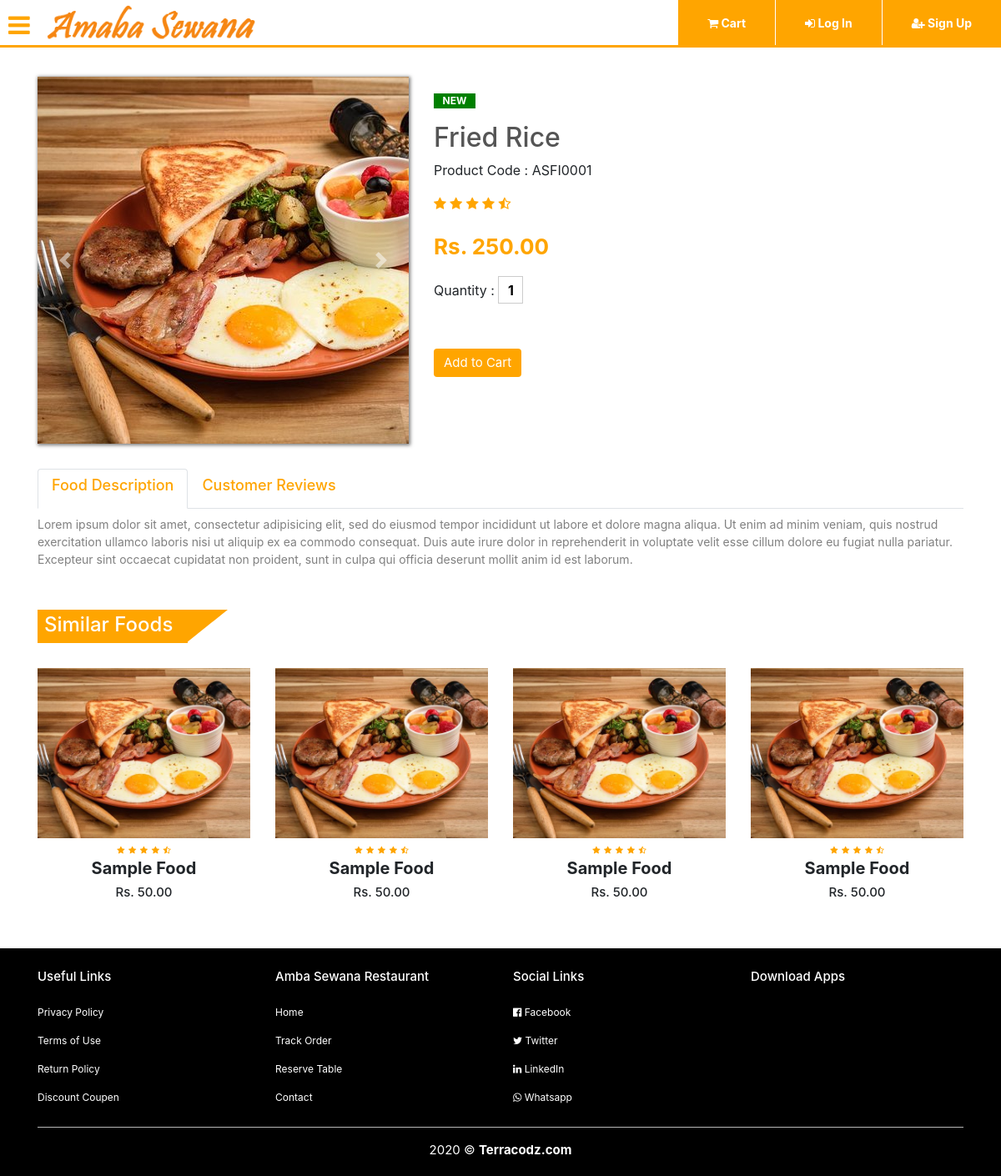
Page /restaurant/product.php?id=5 on the committed database.
### tables this page shows
CREATE TABLE `foods` (
  `id` int(11) NOT NULL,
  `name` varchar(50) NOT NULL,
  `cat_id` int(11) NOT NULL,
  `price` varchar(255) NOT NULL,
  `thumbnail` varchar(255) NOT NULL,
  `description` varchar(500) NOT NULL,
  `qty` int(11) NOT NULL
);

### restaurant/product.php (the view, shortened to what this page needs)
<?php include('inc/connection.php'); ?>
<?php include('inc/product_nav.php'); ?>
<?php
if (isset($_GET['id']) && !empty($_GET['id'])) {
	$id = $_GET['id'];
	$foodsql = "SELECT * FROM foods WHERE id = $id";
	$result = mysqli_query($connection, $foodsql);
	$foodrow = mysqli_fetch_assoc($result);
}else{
	header('Location:foods.php');
}
 ?>
<section class="single-product">
	<div class="container">
		<div class="row">
			<div class="col-md-5">
				<div id="product-slider" class="carousel slide" data-ride="carousel">
				  <div class="carousel-inner">
				    <div class="carousel-item active">
				      <img src="<?=$foodrow['thumbnail']?>" class="d-block" alt="...">
				    </div>
				  </div>
				  <a class="carousel-control-prev" href="#product-slider" role="button" data-slide="prev">
				    <span class="carousel-control-prev-icon" aria-hidden="true"></span>
				  </a>
				  <a class="carousel-control-next" href="#product-slider" role="button" data-slide="next">
				    <span class="carousel-control-next-icon" aria-hidden="true"></span>
				  </a>
				</div>
			</div>
			<div class="col-md-7">
				<p class="new-arrival text-center">NEW</p>
				<h2 class="food-title"><?php echo $foodrow['name']; ?></h2>
				<p>Product Code : ASFI0001</p>
				<i class="fa fa-star"></i>
				<i class="fa fa-star"></i>
				<i class="fa fa-star"></i>
				<i class="fa fa-star"></i>
				<i class="fa fa-star-half-o"></i>
				<p class="price">Rs. <?php echo number_format($foodrow['price'],2); ?></p>
				<form>
				<label>Quantity :</label>
				<input type="numer" name="qty" class="" value="1"><br>
				<button type="submit" class="btn btn-primary">Add to Cart</button>
				</form>
			</div>
		</div>
	</div>
</section>
<section class="product-description">
	<div class="container">
	<ul class="nav nav-tabs" id="myTab" role="tablist">
	  <li class="nav-item">
	    <a class="nav-link active" id="home-tab" data-toggle="tab" href="#home" role="tab" aria-controls="home" aria-selected="true"><h2 style="color: orange; font-size: 18px;">Food Description</h2></a>
	  </li>
	  <li class="nav-item">
	    <a class="nav-link" id="profile-tab" data-toggle="tab" href="#profile" role="tab" aria-controls="profile" aria-selected="false"><h2 style="color: orange; font-size: 18px;">Customer Reviews</h2></a>
	  </li>
	</ul>
	<div class="tab-content" id="myTabContent">
	  <div class="tab-pane fade show active" id="home" role="tabpanel" aria-labelledby="home-tab">
	  	<p class="description mt-2"><?php echo $foodrow['description'] ?></p>
	  </div>
	</div>
	</div>
</section>
<section class="more-foods">
	<div class="container">
		<div class="title-box">
			<h2>Similar Foods</h2>
		</div>
		<div class="row">
			<div class="col-md-3">
				<div class="product-top">
					<img src="img/product/p1.jpg">
				</div>
				<div class="product-bottom text-center">
					<i class="fa fa-star"></i>
					<i class="fa fa-star"></i>
					<i class="fa fa-star"></i>
					<i class="fa fa-star"></i>
					<i class="fa fa-star-half-o"></i>
					<h3>Sample Food</h3>
					<h5>Rs. 50.00</h5>
				</div>
			</div>
			<div class="col-md-3">
				<div class="product-top">
					<img src="img/product/p1.jpg">
				</div>
				<div class="product-bottom text-center">
					<i class="fa fa-star"></i>
					<i class="fa fa-star"></i>
					<i class="fa fa-star"></i>
					<i class="fa fa-star"></i>
					<i class="fa fa-star-half-o"></i>
					<h3>Sample Food</h3>
					<h5>Rs. 50.00</h5>
				</div>
			</div>
			<div class="col-md-3">
				<div class="product-top">
					<img src="img/product/p1.jpg">
				</div>
				<div class="product-bottom text-center">
					<i class="fa fa-star"></i>
					<i class="fa fa-star"></i>
					<i class="fa fa-star"></i>
					<i class="fa fa-star"></i>
					<i class="fa fa-star-half-o"></i>
					<h3>Sample Food</h3>
					<h5>Rs. 50.00</h5>
				</div>
			</div>
			<div class="col-md-3">
				<div class="product-top">
					<img src="img/product/p1.jpg">
				</div>
				<div class="product-bottom text-center">
					<i class="fa fa-star"></i>
					<i class="fa fa-star"></i>
					<i class="fa fa-star"></i>
					<i class="fa fa-star"></i>
					<i class="fa fa-star-half-o"></i>
					<h3>Sample Food</h3>
					<h5>Rs. 50.00</h5>
				</div>
			</div>
		</div>
	</div>
</section>
<?php include('inc/footer.php'); ?>

### restaurant/css/style.css (style rules this page uses)
* { margin: 0; padding: 0; }
body { background-color: #f1f3f4; font-family: sans-serif; }
.carousel { z-index: 0; box-shadow: 1px 1px 4px 1px rgba(0,0,0,0.5); }
.title-box { background: orange; color: #fff; font-weight: bold; width: 180px; padding: 4px 8px; height: 40px; margin-bottom: 30px; display: flex; }
.title-box h2 { font-size: 24px; }
.title-box::after { content: ''; border-top: 40px solid orange; border-right: 50px solid transparent; position: absolute; display: flex; margin-top: -4px; margin-left: 170px; }
.product-top img { width: 100%; }
.product-bottom .fa { color: orange; font-size: 10px; }
.product-bottom h3 { font-size: 20px; font-weight: bold; }
.product-bottom h5 { font-size: 15px; }
.more-foods { margin: 50px 0; }
.single-product { margin-top:35px; }
.new-arrival { background: green; width: 50px; color: #fff; font-size: 12px; font-weight: bold; margin-top: 20px; }
.food-title { color: #555; }
.single-product .fa { color: orange; }
.single-product .price { font-size: 26px; color: orange; font-weight: bold; padding-top: 20px; }
.single-product input { border: 1px solid #ccc; font-weight: bold; height: 33px; text-align: center; width: 30px; }
.single-product button { background: orange !important; border: none; font-size: 15px;margin-top: 50px; box-shadow: none !important; }
.product-description { margin: 30px 0; }
.product-description h2 { color: orange; font-size: 18px; }
.description { color: grey; font-size: 14px; }
ul { list-style: none; }

### rows in the picture
foods: thumbnail (picture), name "Fried Rice", price "250.00", description "Lorem ipsum dolor sit amet, consectetur adipisicing elit, sed do eiusmod tempor incididunt ut labore et dolore magna aliqua. Ut enim ad minim veniam, quis nostrud exercitation ullamco laboris nisi ut aliquip ex ea commodo consequat. Duis aute irure dolor in reprehenderit in voluptate velit esse cillum dolore eu fugiat nulla pariatur. Excepteur sint occaecat cupidatat non proident, sunt in culpa qui officia deserunt mollit anim id est laborum."
